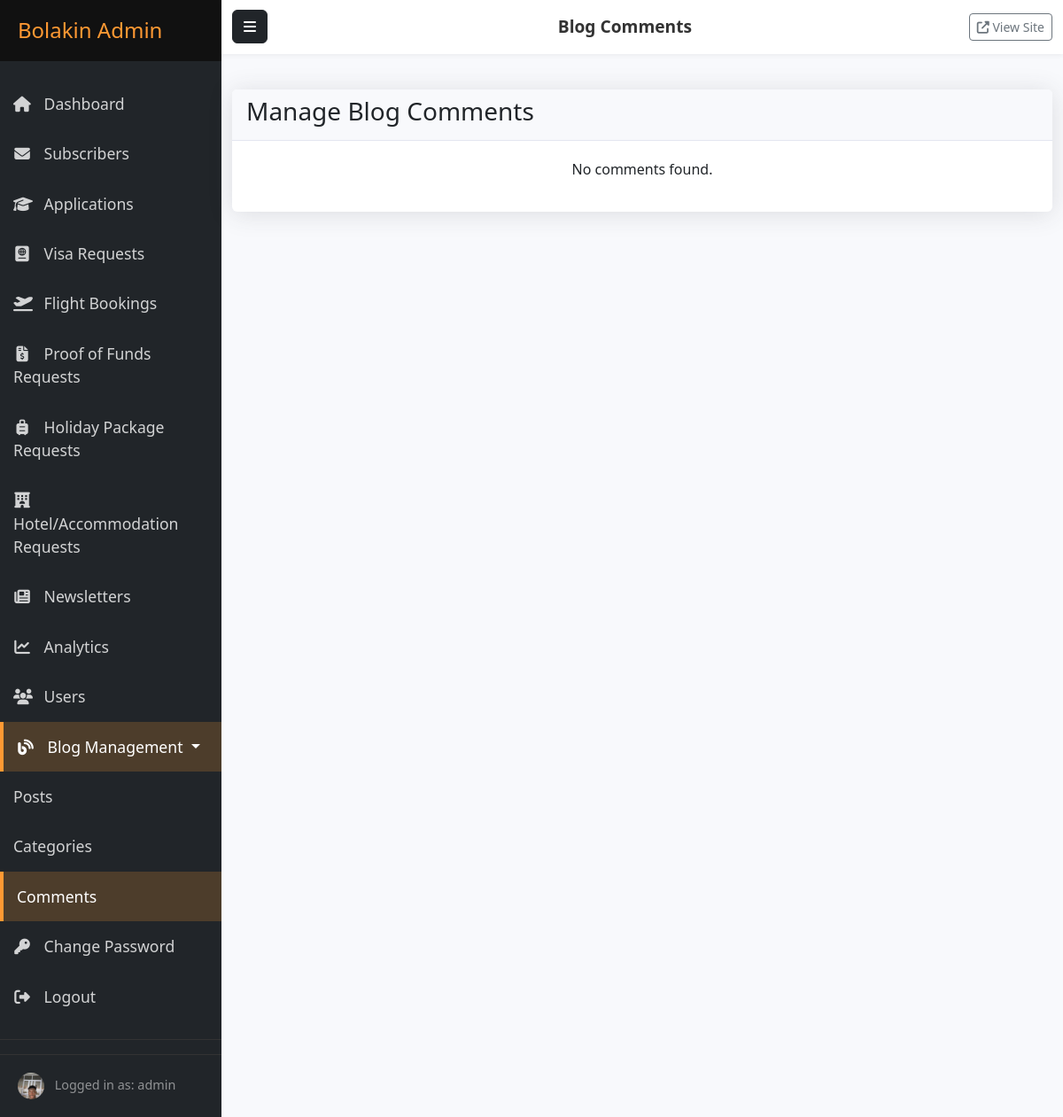
Screenshot of /admin/dashboard/blog/comments (signed in) with the database file from the repository.
### models.py (models this page shows, shortened)
class User(db.Model, UserMixin):
    __tablename__ = 'users'
    __table_args__ = {'extend_existing': True}
    id = db.Column(db.Integer, primary_key=True)
    username = db.Column(db.String(64), unique=True, nullable=False)
    email = db.Column(db.String(120), unique=True, nullable=False)
    password_hash = db.Column(db.String(256), nullable=False)
    is_admin = db.Column(db.Boolean, default=False, nullable=False)
    created_at = db.Column(db.DateTime, default=datetime.utcnow)
    last_login = db.Column(db.DateTime, nullable=True)
    password_changed = db.Column(db.Boolean, default=False, nullable=False)
    profile_image_file = db.Column(db.String(200), nullable=True)  # Added field for profile picture
    linkedin_url = db.Column(db.String(255), nullable=True)
    twitter_url = db.Column(db.String(255), nullable=True)
    instagram_url = db.Column(db.String(255), nullable=True)
    facebook_url = db.Column(db.String(255), nullable=True) # Added Facebook as well

### routes/admin.py (the view)
@admin.route('/blog/comments')
@login_required
@admin_required
def blog_comments():
    page = request.args.get('page', 1, type=int)
    status = request.args.get('status', 'all')
    query = BlogComment.query
    if status == 'approved':
        query = query.filter_by(is_approved=True)
    elif status == 'pending':
        query = query.filter_by(is_approved=False)
    pagination = query.order_by(desc(BlogComment.created_at)).paginate(
        page=page,
        per_page=current_app.config['ITEMS_PER_PAGE'],
        error_out=False
    )
    comments = pagination.items
    return render_template('admin/blog/comments.html',
                          comments=comments,
                          pagination=pagination,
                          status=status)

### app.py (called while the page is built)
@login_manager.user_loader
def load_user(user_id):
    return User.query.get(int(user_id))

### routes/admin.py (called while the page is built)
def admin_required(f):
    @wraps(f)
    def decorated_function(*args, **kwargs):
        if not current_user.is_admin:
            flash('You need admin privileges to access this page.', 'danger')
            return redirect(url_for('main.index'))
        return f(*args, **kwargs)
    return decorated_function

### templates/admin/blog/comments.html (shortened to what this page needs)
{% extends "admin/base.html" %}
{% from "admin/macros.html" import render_pagination %}
{% block header_title %}Blog Comments{% endblock %}
{% block content %}
<div class="card">
    <div class="card-header">
        <h3 class="card-title">Manage Blog Comments</h3>
    </div>
    <div class="card-body">
        {% if comments and comments.items %}
            <table class="table table-bordered table-hover">
                <thead>
                    <tr>
                        <th>Author</th>
                        <th>Comment</th>
                        <th>Post</th>
                        <th>Status</th>
                        <th>Submitted At</th>
                        <th>Actions</th>
                    </tr>
                </thead>
                <tbody>
                    {% for comment in comments.items %}
                    <tr>
                        <td>
                            {{ comment.author_name }}<br>
                            <small>{{ comment.author_email }}</small>
                        </td>
                        <td>{{ comment.content|truncate(100, True) }}</td>
                        <td><a href="{{ url_for('main.blog_post', slug=comment.post.slug) }}" target="_blank">{{ comment.post.title|truncate(50, True) }}</a></td>
                        <td>
                            <span class="badge {% if comment.is_approved %}bg-success{% else %}bg-warning{% endif %}">
                                {{ 'Approved' if comment.is_approved else 'Pending' }}
                            </span>
                        </td>
                        <td>{{ comment.created_at.strftime('%Y-%m-%d %H:%M') if comment.created_at else 'N/A' }}</td>
                        <td>
                            {% if not comment.is_approved %}
                            <form method="POST" action="{{ url_for('admin.approve_blog_comment', comment_id=comment.id) }}" style="display:inline;">
                                <input type="hidden" name="csrf_token" value="{{ csrf_token() }}">
                                <button type="submit" class="btn btn-xs btn-success" title="Approve">
                                    <i class="fas fa-check"></i>
                                </button>
                            </form>
                            {% endif %}
                            <form method="POST" action="{{ url_for('admin.delete_blog_comment', comment_id=comment.id) }}" style="display:inline;" onsubmit="return confirm('Are you sure you want to delete this comment?');">
                                <input type="hidden" name="csrf_token" value="{{ csrf_token() }}">
                                <button type="submit" class="btn btn-xs btn-danger" title="Delete">
                                    <i class="fas fa-trash"></i>
                                </button>
                            </form>
                        </td>
                    </tr>
                    {% endfor %}
                </tbody>
            </table>
        {% else %}
            <p class="text-center">No comments found.</p>
        {% endif %}
    </div>
</div>
{% endblock %}

### templates/admin/base.html (shortened to what this page needs)
<!DOCTYPE html>
<html lang="en">
<head>
    <link href="https://cdn.jsdelivr.net/npm/bootstrap@5.2.3/dist/css/bootstrap.min.css" rel="stylesheet">
    <link rel="stylesheet" href="https://cdnjs.cloudflare.com/ajax/libs/font-awesome/6.3.0/css/all.min.css">
    <link rel="stylesheet" href="{{ url_for('static', filename='css/admin.css') }}">
</head>
<body>
    <div class="wrapper">
        <nav id="sidebar" class="bg-dark">
            <div class="sidebar-header">
                <h3>Bolakin Admin</h3>
            </div>
            <ul class="list-unstyled components">
                <li class="{% if request.endpoint == 'admin.dashboard' %}active{% endif %}">
                    <a href="{{ url_for('admin.dashboard') }}">
                        <i class="fas fa-home"></i> Dashboard
                    </a>
                </li>
                <li class="{% if 'subscribers' in request.endpoint %}active{% endif %}">
                    <a href="{{ url_for('admin.subscribers') }}">
                        <i class="fas fa-envelope"></i> Subscribers
                    </a>
                </li>
                <li class="{% if 'applications' in request.endpoint %}active{% endif %}">
                    <a href="{{ url_for('admin.applications') }}">
                        <i class="fas fa-graduation-cap"></i> Applications
                    </a>
                </li>
                <li class="{% if 'visa_requests' in request.endpoint or 'visa_request_details' in request.endpoint %}active{% endif %}">
                    <a href="{{ url_for('admin.visa_requests_list') }}">
                        <i class="fas fa-passport"></i> Visa Requests
                    </a>
                </li>
                <li class="{% if 'flight_bookings' in request.endpoint or 'flight_booking_details' in request.endpoint %}active{% endif %}">
                    <a href="{{ url_for('admin.flight_bookings_list') }}">
                        <i class="fas fa-plane-departure"></i> Flight Bookings
                    </a>
                </li>
                <li class="{% if 'proof_of_funds_requests' in request.endpoint or 'proof_of_funds_details' in request.endpoint %}active{% endif %}">
                    <a href="{{ url_for('admin.proof_of_funds_requests_list') }}">
                        <i class="fas fa-file-invoice-dollar"></i> Proof of Funds Requests
                    </a>
                </li>
                <li class="{% if 'holiday_package_requests' in request.endpoint or 'holiday_package_request_details' in request.endpoint %}active{% endif %}">
                    <a href="{{ url_for('admin.holiday_package_requests_list') }}">
                        <i class="fas fa-suitcase-rolling"></i> Holiday Package Requests
                    </a>
                </li>
                <li class="{% if 'hotel_accommodation_requests' in request.endpoint or 'hotel_accommodation_request_details' in request.endpoint %}active{% endif %}">
                    <a href="{{ url_for('admin.hotel_accommodation_requests_list') }}">
                        <i class="fas fa-hotel"></i> Hotel/Accommodation Requests
                    </a>
                </li>
                <li class="{% if 'newsletters' in request.endpoint %}active{% endif %}">
                    <a href="{{ url_for('admin.newsletters') }}">
                        <i class="fas fa-newspaper"></i> Newsletters
                    </a>
                </li>
                <li class="{% if 'analytics' in request.endpoint %}active{% endif %}">
                    <a href="{{ url_for('admin.analytics') }}">
                        <i class="fas fa-chart-line"></i> Analytics
                    </a>
                </li>
                <li class="{% if 'users' in request.endpoint %}active{% endif %}">
                    <a href="{{ url_for('admin.users') }}">
                        <i class="fas fa-users"></i> Users
                    </a>
                </li>
                <li class="nav-item dropdown {% if 'blog' in request.endpoint %}active{% endif %}">
                    <a href="#blogSubmenu" data-bs-toggle="collapse" aria-expanded="false" class="dropdown-toggle nav-link">
                        <i class="fas fa-blog"></i> Blog Management
                    </a>
                    <ul class="collapse list-unstyled {% if 'blog' in request.endpoint %}show{% endif %}" id="blogSubmenu">
                        <li class="{% if request.endpoint == 'admin.blog_posts' %}active{% endif %}">
                            <a href="{{ url_for('admin.blog_posts') }}" class="nav-link">Posts</a>
                        </li>
                        <li class="{% if request.endpoint == 'admin.blog_categories' %}active{% endif %}">
                            <a href="{{ url_for('admin.blog_categories') }}" class="nav-link">Categories</a>
                        </li>
                        <li class="{% if request.endpoint == 'admin.blog_comments' %}active{% endif %}">
                            <a href="{{ url_for('admin.blog_comments') }}" class="nav-link">Comments</a>
                        </li>
                    </ul>
                </li>
                <li>
                    <a href="{{ url_for('auth.change_password') }}">
                        <i class="fas fa-key"></i> Change Password
                    </a>
                </li>
                <li>
                    <a href="{{ url_for('auth.logout') }}">
                        <i class="fas fa-sign-out-alt"></i> Logout
                    </a>
                </li>
            </ul>
            <div class="sidebar-footer">
                {% if current_user.is_authenticated %}
                    {% if current_user.profile_image_file %}
                        <img src="{{ url_for('main.uploaded_file', subpath=current_user.profile_image_file) }}"
                             alt="{{ current_user.username }}" class="rounded-circle me-2"
                             style="width: 30px; height: 30px; object-fit: cover;">
                    {% else %}
                        <img src="{{ url_for('static', filename='images/default_avatar.png') }}"
                             alt="Default Avatar" class="rounded-circle me-2"
                             style="width: 30px; height: 30px; object-fit: cover;">
                    {% endif %}
                    <span>Logged in as: {{ current_user.username }}</span>
                {% endif %}
            </div>
        </nav>
        <div id="content">
            <nav class="navbar navbar-expand-lg navbar-light bg-light">
                <div class="container-fluid">
                    <button type="button" id="sidebarCollapse" class="btn btn-dark">
                        <i class="fas fa-bars"></i>
                    </button>
                    <span class="navbar-text">
                        {% block header_title %}Admin Dashboard{% endblock %}
                    </span>
                    <div>
                        <a href="{{ url_for('main.index') }}" class="btn btn-outline-secondary btn-sm" target="_blank">
                            <i class="fas fa-external-link-alt"></i> View Site
                        </a>
                    </div>
                </div>
            </nav>
            <main class="container-fluid py-4">
                {% block content %}{% endblock %}
            </main>
        </div>
    </div>
</body>
</html>

### static/css/admin.css (style rules this page uses)
.wrapper { display: flex; width: 100%; align-items: stretch; }
#sidebar { min-width: 250px; max-width: 250px; min-height: 100vh; color: #fff; transition: all 0.3s; }
#sidebar .sidebar-header { padding: 20px; background: #111; }
#sidebar .sidebar-header h3 { color: #FF9933; margin: 0; font-size: 1.5rem; }
#sidebar ul.components { padding: 20px 0; border-bottom: 1px solid #333; }
#sidebar ul li a { padding: 15px; font-size: 1.1em; display: block; color: rgba(255, 255, 255, 0.8); text-decoration: none; transition: all 0.3s ease; }
#sidebar ul li a:hover, #sidebar ul li.active > a { color: #fff; background: rgba(255, 153, 51, 0.2); border-left: 4px solid #FF9933; }
#sidebar ul li a i { margin-right: 10px; width: 20px; text-align: center; }
#sidebar .sidebar-footer { padding: 20px; font-size: 0.9em; color: rgba(255, 255, 255, 0.5); border-top: 1px solid #333; }
#content { width: 100%; min-height: 100vh; transition: all 0.3s; background-color: #f8f9fc; }
.navbar { background-color: #fff !important; box-shadow: 0 2px 5px rgba(0, 0, 0, 0.05); }
#sidebarCollapse { margin-right: 15px; }
.navbar-text { font-size: 1.2rem; font-weight: 600; color: #333; }
.card { margin-bottom: 24px; border: none; box-shadow: 0 0.15rem 1.75rem 0 rgba(58, 59, 69, 0.15); }
.card .card-header { background-color: #f8f9fc; border-bottom: 1px solid #e3e6f0; }
.card-body { padding: 1.25rem; }

### rows the page displays
User: profile_image_file (picture), username "admin"
